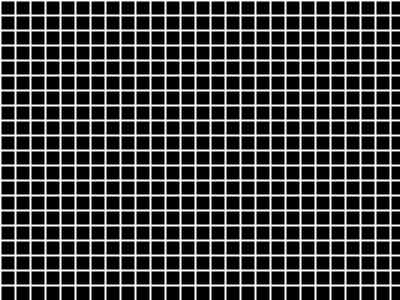
Frame 1 (no input)
Frame 60 (the mouse pressed at the canvas centre just before this capture): identical to frame 1, image omitted
Frame 120 (the mouse held since frame 60 and released just before this capture): identical to frame 1, image omitted

The Processing sketch that drew this single still picture (run headless with seeded random() and noise(); from frame 60 on, the mouse is pressed at the canvas centre):

// Processing sketch: sketch_6_2__velser
// ── sketch_6_2__velser.pde
float x = 0;
float y = 0;
int spacing = 15;

void setup(){
  size (400,300);
}

void draw(){
  background(0);
  
  stroke(255);
  strokeWeight(2);
  
  x = 0;
  while(x < width) {
    line(x,0,x,height);
    x = x + spacing;
  }
  
  y = 0;
  while (y < height){
    line (0, y, width, y);
    y = y + spacing;
  }
}
